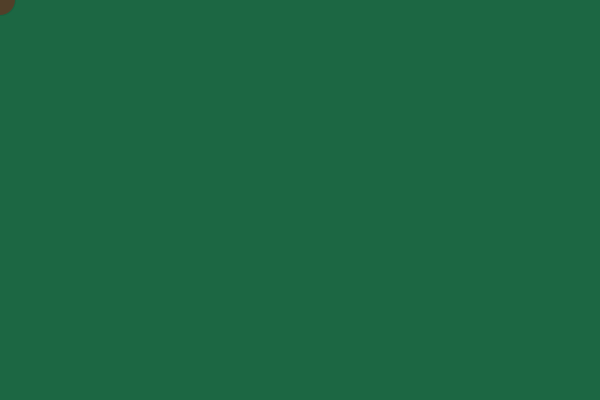
Frame 1 (no input)
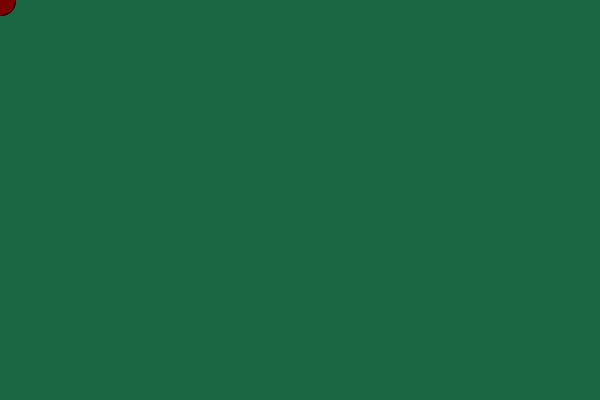
Frame 60 (the mouse pressed at the canvas centre just before this capture)
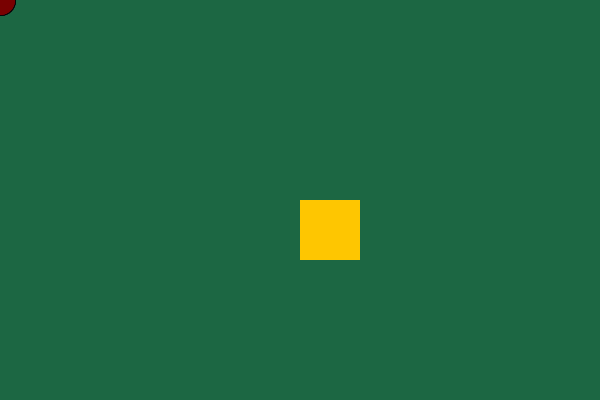
Frame 120 (the mouse held since frame 60 and released just before this capture)

The Processing sketch that drew these frames (run headless with seeded random() and noise(); from frame 60 on, the mouse is pressed at the canvas centre):

// Processing sketch: processing_140567
// ── processing_140567.pde

int dim = 30;

void setup(){
  
  size (600, 400);
  println ();
  smooth (20);
  background (#1C6743);
  frameRate (30);
  
}

void draw() {
 
 
 if (mousePressed) { 
   
  noStroke ();
  fill (mouseX, mouseY, 0, 100);
  rect (mouseX, mouseY, dim*2, dim*2);
 }

else {
stroke (0, 0, 0, 20);
  fill (random (255), mouseX, mouseY, 100);
  ellipse (mouseX, mouseY, dim, dim);
}  
  
  
}
  
  
